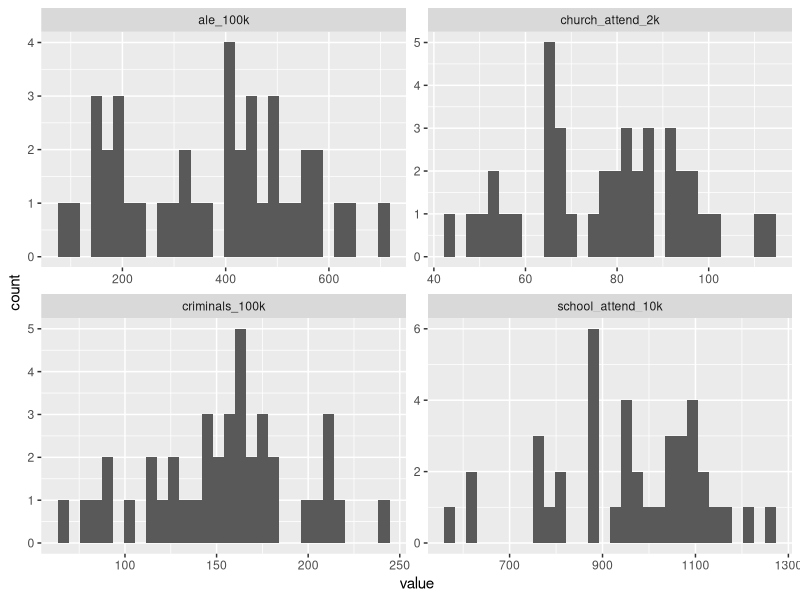
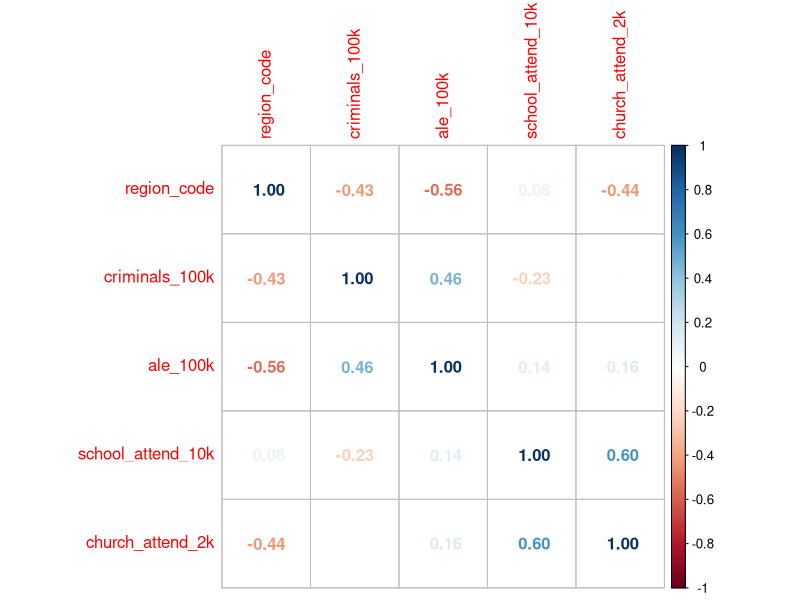
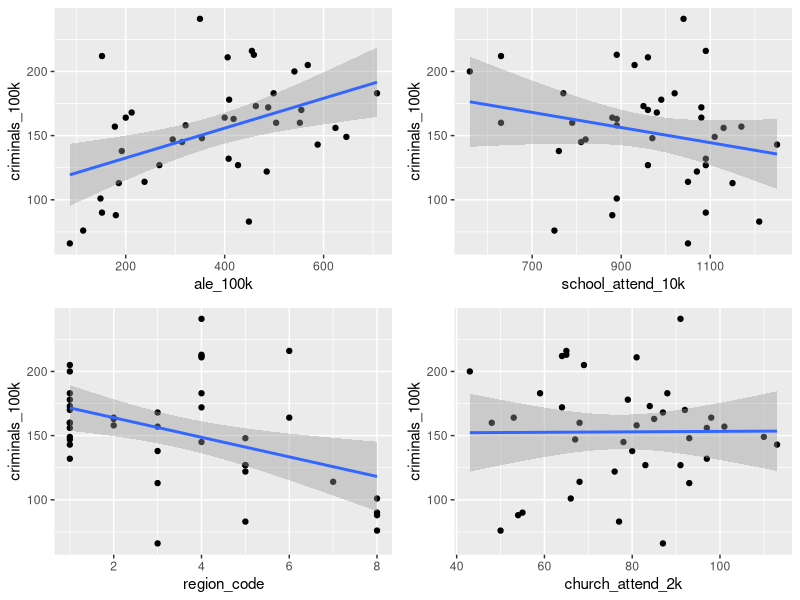
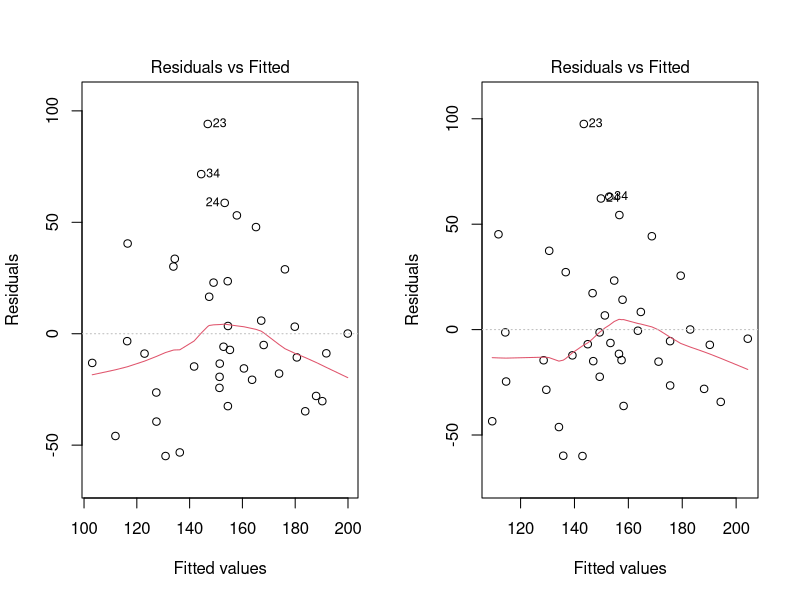
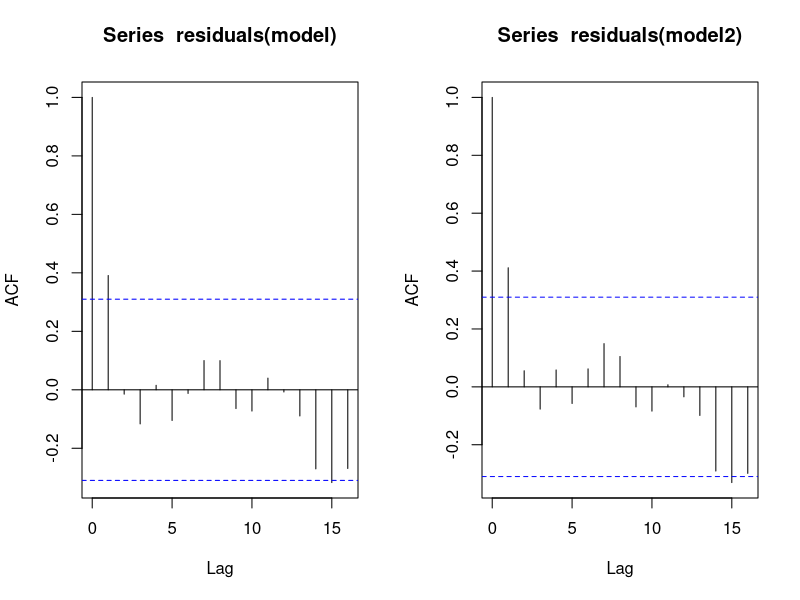
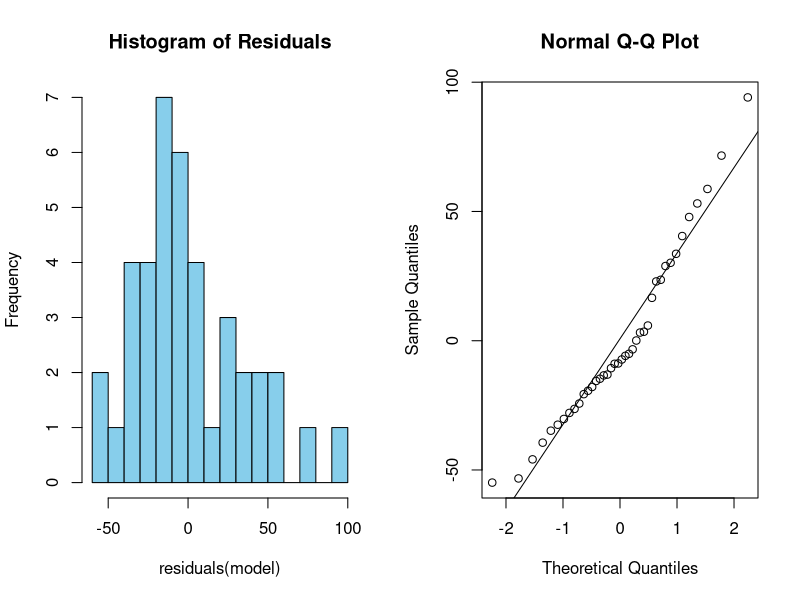
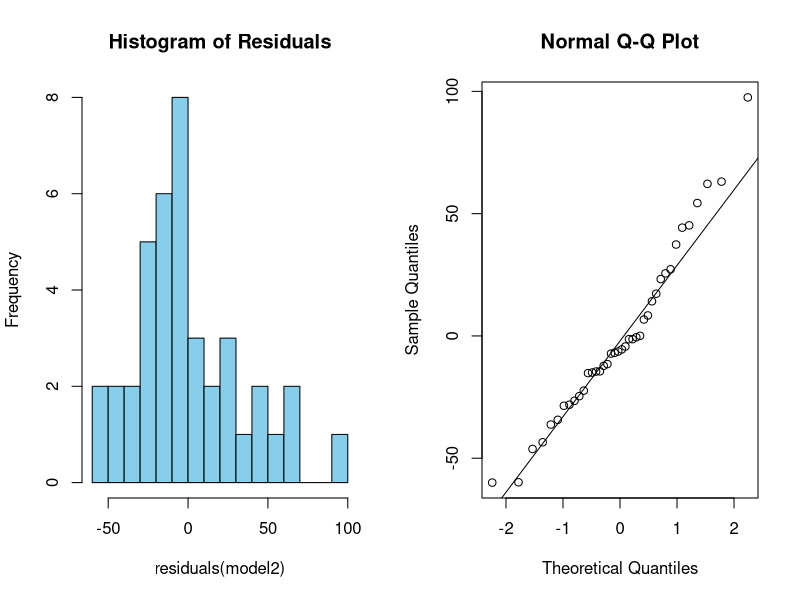

The R script that drew these images, in order:
## ---- chunk 1
knitr::opts_chunk$set(echo = TRUE)
## ---- chunk 2
library(conflicted)
library(ggplot2)
library(GGally)
library(ggpubr)
library(tidyverse)
library(corrplot)
require(gridExtra)
library(car)
conflict_prefer("filter", "dplyr")
conflict_prefer("lag", "dplyr")
## ---- chunk 3
data <- read.csv('./data/beerhall.csv')
colnames(data)<- c("county", "region_name", "region_code", "criminals_100k", "ale_100k","school_attend_10k", "church_attend_2k")

writeLines("\nFirst few data elements:\n")
str(data)
writeLines("\n")
head(data)
writeLines("\n")

## ---- chunk 4
# returns minimum, maximum, 1st quartile, median, mean and 3rd
#quartile of every variable
writeLines("Data summary:\n")
summary(data)
writeLines("\n")

## ---- chunk 5
# plot variable-wise histograms
numeric_data <- data[, sapply(data, is.numeric)]
data %>% pivot_longer(cols = c(criminals_100k, ale_100k,school_attend_10k, church_attend_2k)) %>%
  ggplot(aes(value)) + facet_wrap(~ name, scales = "free") + geom_histogram()

## ---- chunk 6
# analyse correlation between variables
par(mfrow = c(1, 1))
M <- cor(numeric_data)
corrplot(cor(numeric_data), method = "number")
## ---- chunk 7
# regression plots
fig1 <- ggplot(data, aes(ale_100k, criminals_100k)) + geom_point() +
  stat_smooth(method = "lm")
fig2 <- ggplot(data, aes(school_attend_10k, criminals_100k)) + geom_point() +
  stat_smooth(method = "lm")
fig3 <- ggplot(data, aes(region_code, criminals_100k)) + geom_point() +
  stat_smooth(method = "lm")
fig4 <- ggplot(data, aes(church_attend_2k, criminals_100k)) + geom_point() +
  stat_smooth(method = "lm")

ggarrange(fig1, fig2, fig3, fig4)
## ---- chunk 8
#Stepwise multiple regression
lms<- step(lm(criminals_100k~ale_100k+school_attend_10k+church_attend_2k, data=data))
## ---- chunk 9
#regression of the full model
model<- lm(criminals_100k~ale_100k+school_attend_10k+church_attend_2k, data=data)
summary(model)
## ---- chunk 10
#regression of the selected model
model2<- lm(criminals_100k~ale_100k+school_attend_10k, data=data)
summary(model2)
## ---- chunk 11
layout(matrix(1:2,ncol=2))
plot(model, which =1)
plot(model2, which =1)
## ---- chunk 12
# Autocorrelation check for independence 
#full model
acf(residuals(model))
## ---- chunk 13
#selected model
acf(residuals(model2))
## ---- chunk 14
#full
layout(matrix(1:2,ncol=2))
# Histogram of residuals
hist(residuals(model), breaks = 20, col = "skyblue", main = "Histogram of Residuals")

# Q-Q plot of residuals
qqnorm(residuals(model))
qqline(residuals(model))
## ---- chunk 15
#restricted
layout(matrix(1:2,ncol=2))
# Histogram of residuals
hist(residuals(model2), breaks = 20, col = "skyblue", main = "Histogram of Residuals")

# Q-Q plot of residuals
qqnorm(residuals(model2))
qqline(residuals(model2))
## ---- chunk 16
# VIF calculation to check multicollinearity
#full
vif(model)
## ---- chunk 17
#restricted
vif(model2)
